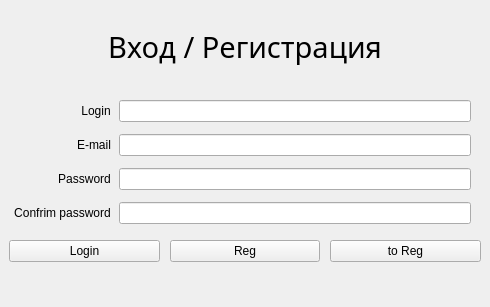
<?xml version="1.0" encoding="UTF-8"?>
<ui version="4.0">
 <class>AuthRegWindow</class>
 <widget class="QMainWindow" name="AuthRegWindow">
  <property name="geometry">
   <rect>
    <x>0</x>
    <y>0</y>
    <width>490</width>
    <height>307</height>
   </rect>
  </property>
  <property name="windowTitle">
   <string>AuthRegWindow</string>
  </property>
  <widget class="QWidget" name="centralwidget">
   <layout class="QHBoxLayout" name="horizontalLayout_2">
    <item>
     <layout class="QVBoxLayout" name="verticalLayout">
      <item>
       <widget class="QLabel" name="title">
        <property name="enabled">
         <bool>true</bool>
        </property>
        <property name="font">
         <font>
          <family>Papyrus</family>
          <pointsize>22</pointsize>
         </font>
        </property>
        <property name="layoutDirection">
         <enum>Qt::LayoutDirection::LeftToRight</enum>
        </property>
        <property name="frameShape">
         <enum>QFrame::Shape::NoFrame</enum>
        </property>
        <property name="text">
         <string>Вход / Регистрация</string>
        </property>
        <property name="alignment">
         <set>Qt::AlignmentFlag::AlignCenter</set>
        </property>
       </widget>
      </item>
      <item>
       <layout class="QFormLayout" name="formLayout">
        <property name="sizeConstraint">
         <enum>QLayout::SizeConstraint::SetNoConstraint</enum>
        </property>
        <property name="labelAlignment">
         <set>Qt::AlignmentFlag::AlignRight|Qt::AlignmentFlag::AlignTrailing|Qt::AlignmentFlag::AlignVCenter</set>
        </property>
        <property name="formAlignment">
         <set>Qt::AlignmentFlag::AlignJustify|Qt::AlignmentFlag::AlignTop</set>
        </property>
        <property name="horizontalSpacing">
         <number>8</number>
        </property>
        <property name="verticalSpacing">
         <number>12</number>
        </property>
        <property name="leftMargin">
         <number>5</number>
        </property>
        <property name="topMargin">
         <number>10</number>
        </property>
        <property name="rightMargin">
         <number>10</number>
        </property>
        <property name="bottomMargin">
         <number>10</number>
        </property>
        <item row="1" column="0">
         <widget class="QLabel" name="loginLabel">
          <property name="text">
           <string>Login</string>
          </property>
          <property name="textFormat">
           <enum>Qt::TextFormat::AutoText</enum>
          </property>
          <property name="alignment">
           <set>Qt::AlignmentFlag::AlignCenter</set>
          </property>
         </widget>
        </item>
        <item row="1" column="1">
         <widget class="QLineEdit" name="loginLine">
          <property name="alignment">
           <set>Qt::AlignmentFlag::AlignCenter</set>
          </property>
         </widget>
        </item>
        <item row="2" column="0">
         <widget class="QLabel" name="emailLabel">
          <property name="text">
           <string>E-mail</string>
          </property>
          <property name="textFormat">
           <enum>Qt::TextFormat::AutoText</enum>
          </property>
          <property name="alignment">
           <set>Qt::AlignmentFlag::AlignCenter</set>
          </property>
         </widget>
        </item>
        <item row="2" column="1">
         <widget class="QLineEdit" name="emailLine">
          <property name="locale">
           <locale language="English" country="UnitedStates"/>
          </property>
          <property name="alignment">
           <set>Qt::AlignmentFlag::AlignCenter</set>
          </property>
         </widget>
        </item>
        <item row="3" column="0">
         <widget class="QLabel" name="passwordLabel">
          <property name="text">
           <string>Password</string>
          </property>
          <property name="textFormat">
           <enum>Qt::TextFormat::AutoText</enum>
          </property>
          <property name="alignment">
           <set>Qt::AlignmentFlag::AlignCenter</set>
          </property>
         </widget>
        </item>
        <item row="3" column="1">
         <widget class="QLineEdit" name="passwordLine">
          <property name="alignment">
           <set>Qt::AlignmentFlag::AlignCenter</set>
          </property>
         </widget>
        </item>
        <item row="4" column="0">
         <widget class="QLabel" name="confirmPasswordLabel">
          <property name="text">
           <string>Confrim password</string>
          </property>
          <property name="textFormat">
           <enum>Qt::TextFormat::AutoText</enum>
          </property>
          <property name="alignment">
           <set>Qt::AlignmentFlag::AlignCenter</set>
          </property>
         </widget>
        </item>
        <item row="4" column="1">
         <widget class="QLineEdit" name="confirmPasswordLine">
          <property name="alignment">
           <set>Qt::AlignmentFlag::AlignCenter</set>
          </property>
         </widget>
        </item>
       </layout>
      </item>
      <item>
       <layout class="QHBoxLayout" name="horizontalLayout">
        <property name="spacing">
         <number>10</number>
        </property>
        <item>
         <widget class="QPushButton" name="loginButton">
          <property name="enabled">
           <bool>true</bool>
          </property>
          <property name="maximumSize">
           <size>
            <width>16777215</width>
            <height>16777215</height>
           </size>
          </property>
          <property name="baseSize">
           <size>
            <width>0</width>
            <height>0</height>
           </size>
          </property>
          <property name="text">
           <string>Login</string>
          </property>
          <property name="checkable">
           <bool>false</bool>
          </property>
          <property name="checked">
           <bool>false</bool>
          </property>
         </widget>
        </item>
        <item>
         <widget class="QPushButton" name="regButton">
          <property name="enabled">
           <bool>true</bool>
          </property>
          <property name="text">
           <string>Reg</string>
          </property>
          <property name="checkable">
           <bool>false</bool>
          </property>
          <property name="checked">
           <bool>false</bool>
          </property>
         </widget>
        </item>
        <item>
         <widget class="QPushButton" name="toRegButton">
          <property name="enabled">
           <bool>true</bool>
          </property>
          <property name="text">
           <string>to Reg</string>
          </property>
          <property name="checkable">
           <bool>false</bool>
          </property>
          <property name="checked">
           <bool>false</bool>
          </property>
         </widget>
        </item>
       </layout>
      </item>
      <item>
       <widget class="QLabel" name="reportMessage">
        <property name="sizePolicy">
         <sizepolicy hsizetype="Minimum" vsizetype="Minimum">
          <horstretch>0</horstretch>
          <verstretch>0</verstretch>
         </sizepolicy>
        </property>
        <property name="maximumSize">
         <size>
          <width>16777215</width>
          <height>30</height>
         </size>
        </property>
        <property name="text">
         <string/>
        </property>
        <property name="alignment">
         <set>Qt::AlignmentFlag::AlignCenter</set>
        </property>
       </widget>
      </item>
     </layout>
    </item>
   </layout>
  </widget>
 </widget>
 <resources/>
 <connections/>
</ui>
